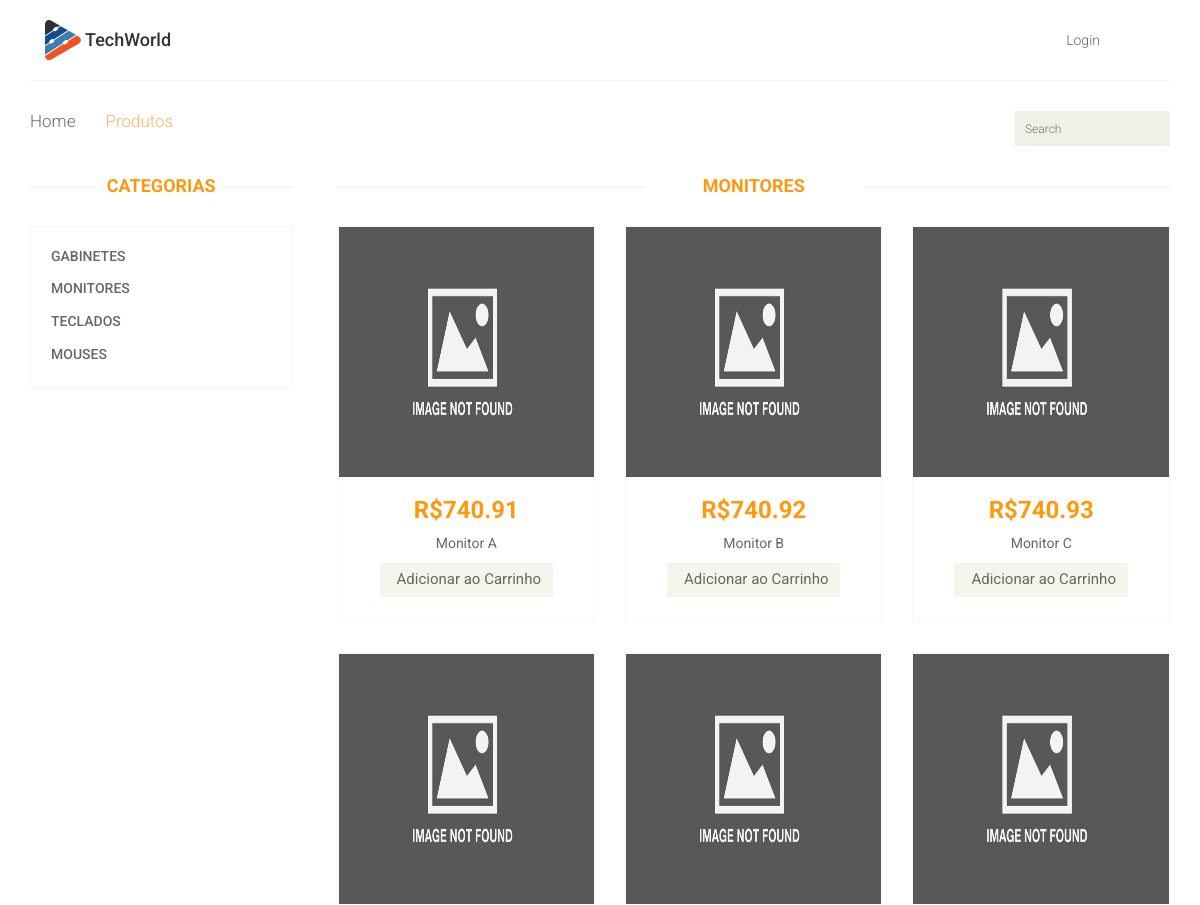
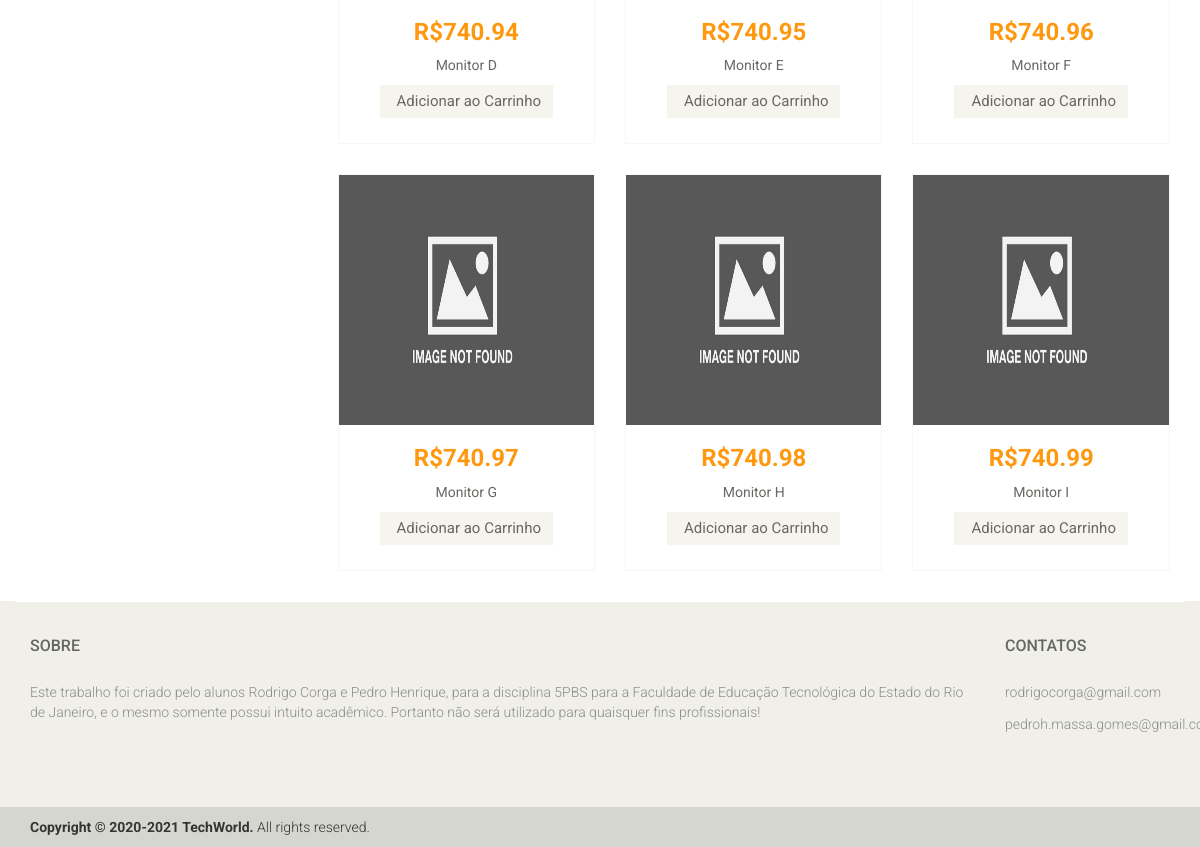
The app's page /loja1 with its own data (2 pictures, top to bottom).
### models.py (models this page shows, shortened)
class Produto(db.Model):
    id = db.Column(db.Integer, primary_key=True)
    nome = db.Column(db.String(64), nullable=False)
    preco = db.Column(db.Float, nullable=False)
    estoque = db.Column(db.Integer, nullable=False)
    categoria = db.Column(db.String(64), nullable=False)
    descricao = db.Column(db.String(264))
    url = db.Column(db.String(264))

### views.py (the view, shortened to what this page needs)
@app.route('/loja1', methods=['GET','POST'])
def loja1():
    monitores = Produto.query.filter_by(categoria="Monitor").all()
    return render_template("loja1.html", monitores=monitores)

### templates/loja1.html (shortened to what this page needs)
<!DOCTYPE html>
<html lang="pt-br">
<head>
    <link href="./static/css/utilitybootstrap.min.css" rel="stylesheet">
    <link href="./static/css/prettyPhoto.css" rel="stylesheet">
    <link href="./static/css/price-range.css" rel="stylesheet">
    <link href="./static/css/animate.css" rel="stylesheet">
	<link href="./static/css/shopmain.css" rel="stylesheet">
	<link href="./static/css/responsive.css" rel="stylesheet">
</head>
<body>
	<header id="header">
		<div class="header-middle">
			<div class="container">
				<div class="row">
					<div class="col-md-1 clearfix">
						<div class="logo pull-left">
							<a href="{{ url_for('index') }}"><img src="./static/icons/techworld.svg" alt="TechWorld-Logo" height="40px"/></a>
						</div>
					</div>
					<div class="col-md-3 clearfix" style="margin-left:-55px;">
						<h4>TechWorld</h4>
					</div>
					<div class="col-md-8 clearfix">
						<div class="shop-menu clearfix pull-right">
							<ul class="nav navbar-nav">
								{% if current_user.is_authenticated %}
								<li><a href="{{ url_for('carrinho') }}"><i class="fa fa-shopping-cart"></i>Carrinho</a></li>
								<li><a href="{{ url_for('logout') }}"><i class="fa fa-lock"></i> Logout</a></li>
								{% else %}
								<li><a href="{{ url_for('login') }}"> Login</a></li>
								{% endif %}
							</ul>
						</div>
					</div>
				</div>
			</div>
		</div>
		<div class="header-bottom">
			<div class="container">
				<div class="row">
					<div class="col-sm-9">
						<div class="mainmenu pull-left">
							<ul class="nav navbar-nav collapse navbar-collapse">
								<li><a href="{{ url_for('index') }}">Home</a></li>
								<li><a href="{{ url_for('loja0') }}" class="active">Produtos</a></li>
							</ul>
						</div>
					</div>
					<div class="col-sm-3">
						<div class="search_box pull-right">
							<input type="text" placeholder="Search"/>
						</div>
					</div>
				</div>
			</div>
		</div>
	</header>
	<section>
		<div class="container">
			<div class="row">
				<div class="col-sm-3">
					<div class="left-sidebar">
						<h2>Categorias</h2>
						<div class="panel-group category-products" id="accordian">
							<div class="panel panel-default">
								<div class="panel-heading">
									<h4 class="panel-title"><a href="{{ url_for('loja0') }}">Gabinetes</a></h4>
								</div>
							</div>
							<div class="panel panel-default">
								<div class="panel-heading">
									<h4 class="panel-title"><a href="{{ url_for('loja1') }}">Monitores</a></h4>
								</div>
							</div>
							<div class="panel panel-default">
								<div class="panel-heading">
									<h4 class="panel-title"><a href="{{ url_for('loja2') }}">Teclados</a></h4>
								</div>
							</div>
							<div class="panel panel-default">
								<div class="panel-heading">
									<h4 class="panel-title"><a href="{{ url_for('loja3') }}">Mouses</a></h4>
								</div>
							</div>
						</div>
					</div>
				</div>
				<div class="col-sm-9 padding-right">
					<div class="features_items">
						<h2 class="title text-center">Monitores</h2>
						{% for monitor in monitores %}
						<div class="col-sm-4">
							<div class="product-image-wrapper">
								<div class="single-products">
									<form method="POST">
										<div class="productinfo text-center">
											<img src="./static/imagens/produtos/NotFound.jpg" alt="" height="250em"/>
											<h2>R${{monitor.preco}}</h2>
											<p>{{monitor.nome}}</p>
											<button type="submit" class="btn btn-default add-to-cart">Adicionar ao Carrinho</button>
										</div>
										<div class="product-overlay">
											<div class="overlay-content">
											</div>
										</div>
									</form>
								</div>
							</div>
						</div>
						{% endfor %}
					</div>
				</div>
			</div>
		</div>
	</section>
	<footer id="footer">
		<div class="footer-widget">
			<div class="container">
				<div class="row">
					<div class="col-sm-10">
						<div class="single-widget">
							<h2>Sobre</h2>
							<ul class="nav nav-pills nav-stacked">
								<li><a href="#">
									Este trabalho foi criado pelo alunos Rodrigo Corga e Pedro Henrique,
									para a disciplina 5PBS para a  Faculdade de Educação Tecnológica do
									Estado do Rio de Janeiro, e o mesmo somente possui intuito acadêmico.
									Portanto não será utilizado para quaisquer fins profissionais!
								</a></li>
							</ul>
						</div>
					</div>
					<div class="col-sm-2">
						<div class="single-widget">
							<h2>Contatos</h2>
							<ul class="nav nav-pills nav-stacked">
								<li><a href="#">rodrigocorga@gmail.com</a></li>
								<li><a href="#">pedroh.massa.gomes@gmail.com</a></li>
							</ul>
						</div>
					</div>
				</div>
			</div>
		</div>
		<div class="footer-bottom">
			<div class="container">
				<div class="row">
					<p class="pull-left"><strong>Copyright &copy; 2020-2021 TechWorld.</strong>
						All rights reserved.</p>
				</div>
			</div>
		</div>
	</footer>
</body>
</html>

### records on screen
Produto: preco "740.91", nome "Monitor A"
Produto: preco "740.92", nome "Monitor B"
Produto: preco "740.93", nome "Monitor C"
Produto: preco "740.94", nome "Monitor D"
Produto: preco "740.95", nome "Monitor E"
Produto: preco "740.96", nome "Monitor F"
Produto: preco "740.97", nome "Monitor G"
Produto: preco "740.98", nome "Monitor H"
Produto: preco "740.99", nome "Monitor I"
